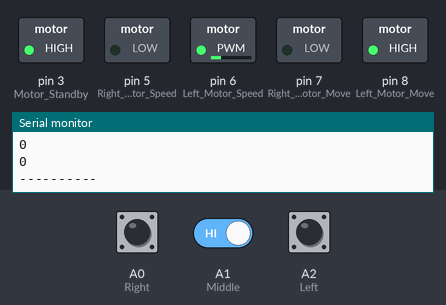
Bench run of a sketch on a simulated Arduino Uno, built with avr-gcc and run on an emulated ATmega328P. On the bench: switched loads named in the sketch (green lamp = pin HIGH), the last lines printed to the serial monitor. Inputs (shaded band) come from the test bench; at power-on: A1 (Middle) HIGH, A0 (Right) LOW, A2 (Left) LOW.

Above: at 1.2 s.
1.3 s: A1 (Middle) driven LOW
At 1.8 s:
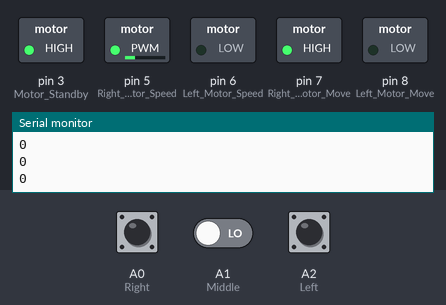
Timing chart, 0 to 4.3 s (numbered marks = the images above; inputs shaded):
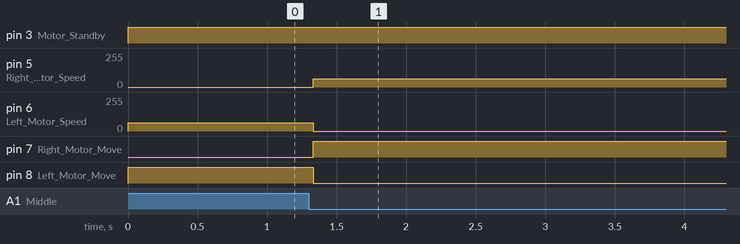

The sketch:

Car_Line_Following_Protocol.ino
```cpp
#define Right_Motor_Move 7
#define Right_Motor_Speed 5
#define Left_Motor_Move 8
#define Left_Motor_Speed 6

#define Motor_Standby 3
#define Middle A1
#define Left A2
#define Right A0

int carSpeed = 63;

void forward(){
 digitalWrite(Right_Motor_Move, HIGH);
 analogWrite(Right_Motor_Speed, carSpeed);
 digitalWrite(Left_Motor_Move, HIGH);
 analogWrite(Left_Motor_Speed, carSpeed);
}

void backward(){
  digitalWrite(Right_Motor_Move,LOW);
  analogWrite(Right_Motor_Speed, carSpeed);
  digitalWrite(Left_Motor_Move,LOW);
  analogWrite(Left_Motor_Speed, carSpeed);
}

void left(){
  digitalWrite(Right_Motor_Move, HIGH);
  analogWrite(Right_Motor_Speed, carSpeed);
  digitalWrite(Left_Motor_Move, LOW);
  analogWrite(Left_Motor_Speed, carSpeed);
}

void right(){
  digitalWrite(Right_Motor_Move, LOW);
  analogWrite(Right_Motor_Speed, carSpeed);
  digitalWrite(Left_Motor_Move, HIGH);
  analogWrite(Left_Motor_Speed, carSpeed);
}

void stopCar(){
  digitalWrite(Right_Motor_Move, LOW);
  analogWrite(Right_Motor_Speed, 0);
  digitalWrite(Left_Motor_Move, LOW);
  analogWrite(Left_Motor_Speed, 0);
}

void stopLeft(){
  digitalWrite(Right_Motor_Move, HIGH);
  analogWrite(Right_Motor_Speed, carSpeed);
  digitalWrite(Left_Motor_Move, LOW);
  analogWrite(Left_Motor_Speed, 0);
}

void stopRight(){
  digitalWrite(Right_Motor_Move, LOW);
  analogWrite(Right_Motor_Speed, 0);
  digitalWrite(Left_Motor_Move, HIGH);
  analogWrite(Left_Motor_Speed, carSpeed);
}

void setup() {
  pinMode(Right_Motor_Move, OUTPUT);
  pinMode(Right_Motor_Speed, OUTPUT);
  pinMode(Left_Motor_Move, OUTPUT);
  pinMode(Left_Motor_Speed, OUTPUT);
  pinMode(Motor_Standby, OUTPUT);
  pinMode(Middle, INPUT);
  pinMode(Left, INPUT);
  pinMode(Right, INPUT);

  Serial.begin(9600);
}


void loop(){
  digitalWrite(Motor_Standby, HIGH);
  int M = digitalRead(Middle);
  Serial.println(M);
  int L = digitalRead(Left);
  Serial.println(L);
  int R = digitalRead(Right);
  Serial.println(R);

  Serial.println("----------");


  if(M == 0){
    stopLeft();
  }
  else if(M ==1){
    stopRight();
  }
}
```

Measured:
- after the input at 1.3 s, pin 5 (Right_Motor_Speed): 0/255 → 63/255 at once; pin 6 (Left_Motor_Speed): 63/255 → 0/255 at once; pin 7 (Right_Motor_Move): LOW → HIGH at once; pin 8 (Left_Motor_Move): HIGH → LOW at once
